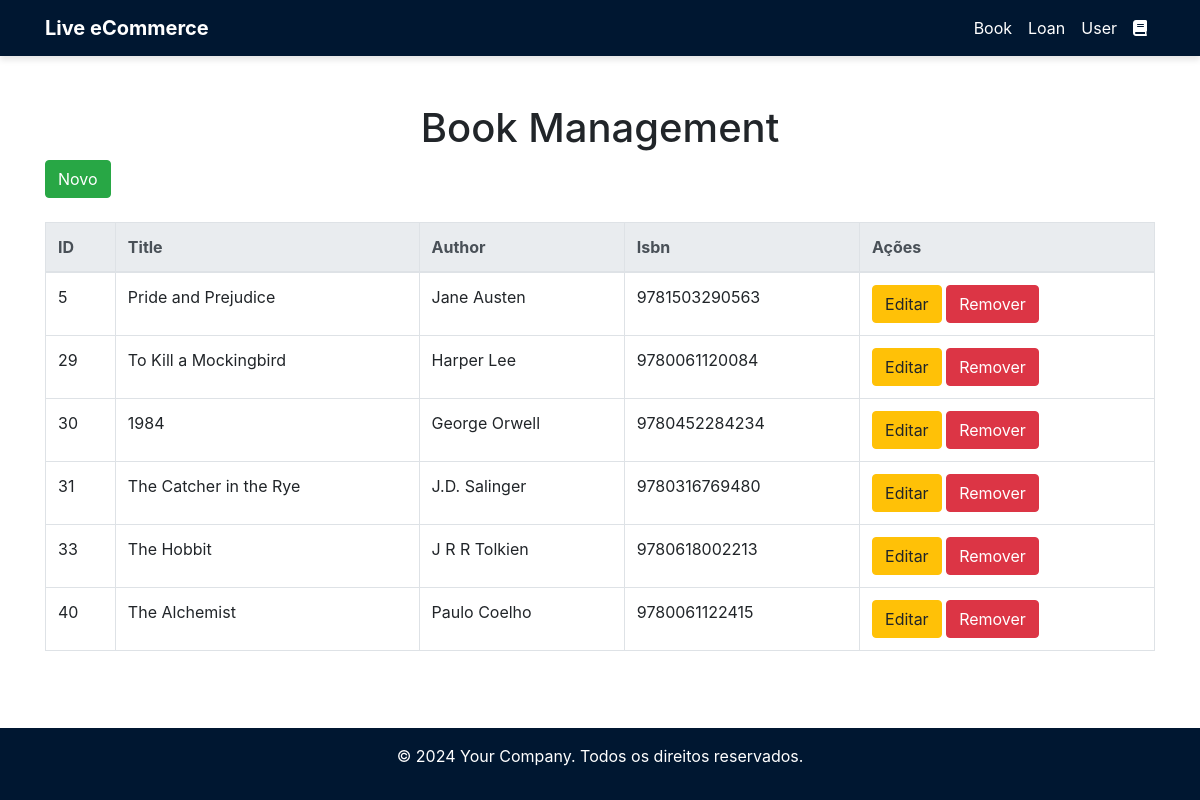
The app's page /view/book.php with its own data.
### tables this page shows
CREATE TABLE `books` (
  `id` int NOT NULL AUTO_INCREMENT,
  `title` varchar(255) NOT NULL,
  `author` varchar(255) NOT NULL,
  `isbn` varchar(13) NOT NULL,
  PRIMARY KEY (`id`)
);

### includes/conexao.php (called while the page is built, shortened)
<?php
class Conexao {
    public static $instance;
    public static function getInstance() {
        if (!isset(self::$instance)) {
            self::$instance = new PDO('mysql:host=172.17.0.2;dbname=library', 'root', 'root',
                                        array(PDO::MYSQL_ATTR_INIT_COMMAND => "SET NAMES utf8")
                                    );
            self::$instance->setAttribute(PDO::ATTR_ERRMODE, PDO::ERRMODE_EXCEPTION);
            self::$instance->setAttribute(PDO::ATTR_ORACLE_NULLS, PDO::NULL_EMPTY_STRING);
        }
        return self::$instance;
    }
}
?>

### model/bookModel.php (called while the page is built, shortened)
<?php
require_once __DIR__ . '/../includes/conexao.php';
require_once __DIR__ . '/../object/bookObject.php';
class ModelBook {
  public static $table = 'books';
  public static function BuscaWhere($query) {
    try {
      $sql = "SELECT * FROM ".self::$table." ".$query;
      $p_sql = Conexao::getInstance()->prepare($sql);
      $p_sql->execute();
      return self::PopularTodos($p_sql->fetchAll(PDO::FETCH_ASSOC));
    } catch (Exception $e) {
      print "Ocorreu um erro ao tentar executar esta ação, foi gerado um LOG do mesmo, tente novamente mais tarde.";
    }
  }
  public static function Popular($row){
    $retorno = new Book;
    $retorno->setId($row['id']);
    $retorno->setTitle($row['title']);
    $retorno->setAuthor($row['author']);
    $retorno->setIsbn($row['isbn']);
    return $retorno;
  }
  public static function PopularTodos($rows) {
    $array = array();
    foreach ($rows as $linha) {
        $array[] = self::Popular($linha);
    }
    return $array;
  }
}

### controller/bookController.php (called while the page is built, shortened)
<?php
require_once __DIR__ . '/../model/bookModel.php';
class ControlBooks{
  public static function BuscaWhere($value){
    return ModelBook::BuscaWhere($value);
  }
}

### object/bookObject.php (called while the page is built, shortened)
<?php
class Book {
    private $id;
    private $title;
    private $author;
    private $isbn;
    public function getId()
    {
      return $this->id;
    }
    public function setId($id){
      $this->id = $id;
    }
    public function getTitle()
    {
      return $this->title;
    }
    public function setTitle($var){
      $this->title = $var;
    }
    public function getAuthor()
    {
      return $this->author;
    }
    public function setAuthor($var)
    {
      $this->author = $var;
    }
    public function getIsbn()
    {
    return $this->isbn;
    }
    public function setIsbn($isbn)
    {
      $this->isbn = $isbn;
    }
}

### view/book.php (the view, shortened to what this page needs)
<?php
require_once 'header.php';
require_once __DIR__ . '/../controller/bookController.php';
require_once __DIR__ . '/../model/bookModel.php';
$acao = (isset($_GET['acao'])) ? $_GET['acao'] : '';
?>
    <div class="container mt-5">
        <h1 class="text-center">Book Management</h1>
        <?php if ($acao == '') { ?>
            <a href="/view/book.php?acao=novo"><button class="btn btn-success">Novo</button></a>
            <table class="table table-bordered">
                <thead class="thead-light">
                    <tr>
                        <th>ID</th>
                        <th>Title</th>
                        <th>Author</th>
                        <th>Isbn</th>
                        <th>Ações</th>
                    </tr>
                </thead>
                <tbody>
                    <?php
                        $books = ControlBooks:: BuscaWhere('where title <> ""' );
                        if (isset($books) && count($books) > 0) {
                        foreach ($books as $book) {
                            echo "<tr>";
                            echo "<td>".$book->getId()."</td>";
                            echo "<td>".$book->getTitle()."</td>";
                            echo "<td>".$book->getAuthor()."</td>";
                            echo "<td>".$book->getIsbn()."</td>";
                            echo "<td><a href='/view/book.php?acao=editar&id=" . $book->getId() . "' class='btn btn-warning'>Editar</a> <button class='btn btn-danger removeElement' data-toggle='modal' data-target='#deleteModal' data-id='" . $book->getId() . "'>Remover</button></td>";
                            echo "</tr>";
                    }
                        ?>
                </tbody>
            </table>
        <?php } ?>
        <?php } ?>
    </div>
</body>
<?php require_once 'footer.php'; ?>

### view/header.php (shortened to what this page needs)
<!DOCTYPE html>
<html lang="pt-BR">
<head>
    <link href="https://stackpath.bootstrapcdn.com/bootstrap/4.5.2/css/bootstrap.min.css" rel="stylesheet">
    <link rel="stylesheet" href="https://cdnjs.cloudflare.com/ajax/libs/font-awesome/6.0.0-beta3/css/all.min.css">
</head>
<body>
    <nav class="navbar navbar-expand-lg navbar-light" style="background-color: #001731;  box-shadow: 0 4px 6px rgba(0, 0, 0, 0.1);">
        <div class="container">
            <a class="navbar-brand font-weight-bold text-white" href="#">Live eCommerce</a>
            <div class="collapse navbar-collapse justify-content-end" id="navbarNav">
                <ul class="navbar-nav">
                    <li class="nav-item">
                        <a class="nav-link text-white" href="book.php">Book</a>
                    </li>
                    <li class="nav-item">
                        <a class="nav-link text-white" href="loan.php">Loan</a>
                    </li>
                    <li class="nav-item">
                        <a class="nav-link text-white" href="user.php">User</a>
                    </li>
                    <li class="nav-item">
                        <a class="nav-link text-white" href="book.php"><i class="fas fa-book"></i></a>
                    </li>
                </ul>
            </div>
        </div>
    </nav>
</body>
</html>

### view/footer.php (shortened to what this page needs)
<footer class="text-white text-center py-3" style="background-color: #001731;position: relative; width: 100%; bottom: 0;">
    <div class="container">
        <p>&copy; 2024 Your Company. Todos os direitos reservados.</p>
    </div>
</footer>

### view/footer.php (style rules this page uses)
html, body { height: 100%; }
body { display: flex; flex-direction: column; }
.container { flex-grow: 1; }
footer { padding: 10px 0; background-color: #f8f9fa; }

### records on screen
books: id "5", title "Pride and Prejudice", author "Jane Austen", isbn "9781503290563"
books: id "29", title "To Kill a Mockingbird", author "Harper Lee", isbn "9780061120084"
books: id "30", title "1984", author "George Orwell", isbn "9780452284234"
books: id "31", title "The Catcher in the Rye", author "J.D. Salinger", isbn "9780316769480"
books: id "33", title "The Hobbit", author "J R R Tolkien", isbn "9780618002213"
books: id "40", title "The Alchemist", author "Paulo Coelho", isbn "9780061122415"
